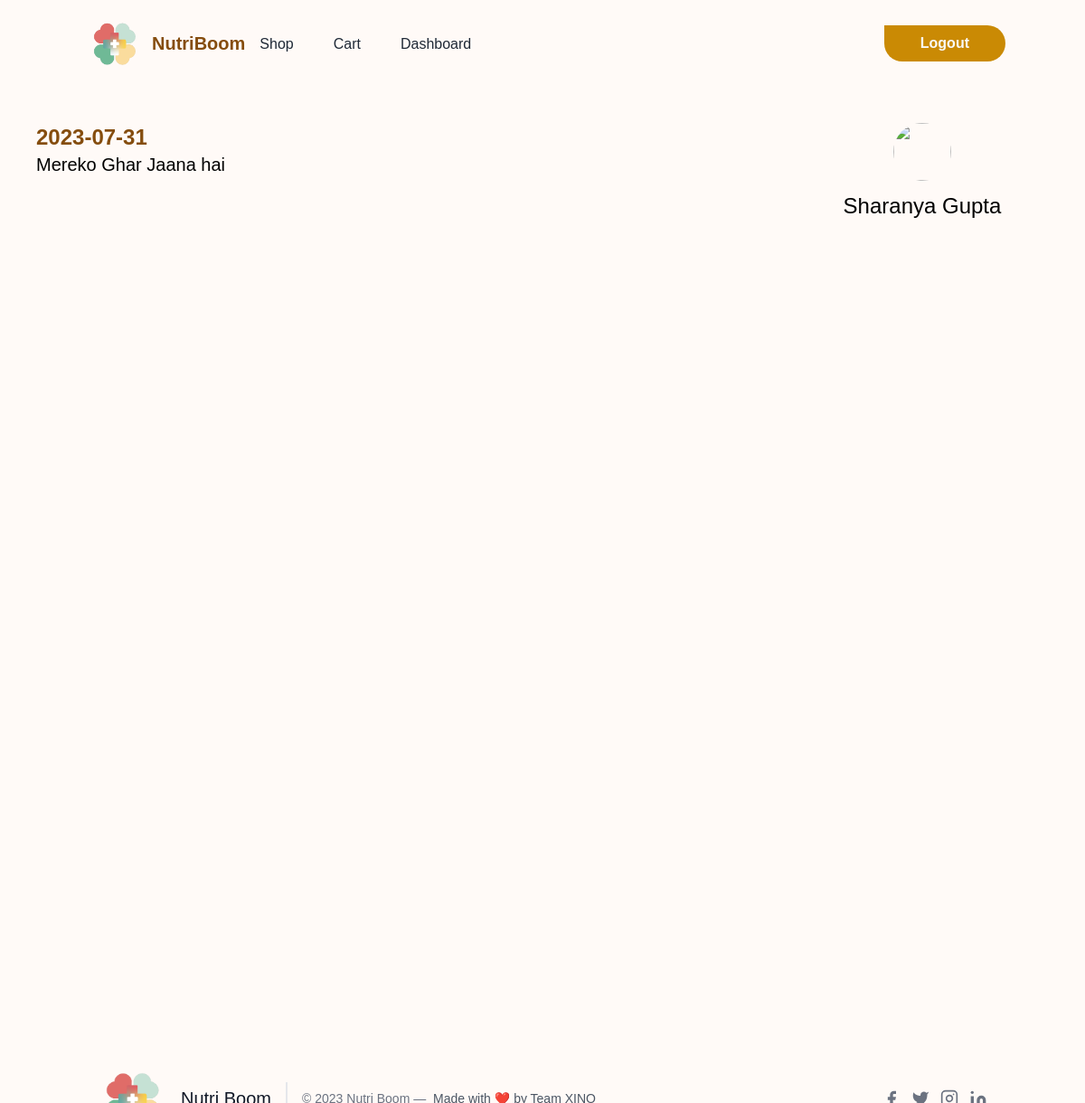
Screenshot of /journal/1 (signed in) with the database file from the repository.
### hack/models.py (models this page shows, shortened)
class Journal(db.Model):
    id = db.Column(db.Integer, primary_key=True)
    user_id = db.Column(db.Integer, db.ForeignKey('user.id'), nullable=False)
    date = db.Column(db.String, default=str(date.today()))
    text = db.Column(db.String)

class User(db.Model,UserMixin):
    id = db.Column(db.Integer,primary_key = True)
    image = db.Column(db.String, default='default.png')
    username = db.Column(db.String, nullable=False)
    email = db.Column(db.String(64),index=True)
    password = db.Column(db.String)
    products = db.relationship('UserProduct', backref='user')
    premium = db.Column(db.Integer, default=0)
    journal = db.Column(db.String, default=str(date.today()- datetime.timedelta(days=1)))
    meditate = db.Column(db.String, default=str(date.today()- datetime.timedelta(days=1)))
    video = db.Column(db.String, default=str(date.today()- datetime.timedelta(days=1)))
    pill = db.Column(db.String, default=str(date.today()- datetime.timedelta(days=1)))

### app.py (the view)
@app.route('/journal/<id>', methods=['GET','POST'])
@login_required
def single(id):
    journal = Journal.query.get(id)
    if journal.user_id != current_user.id:
        abort(403)
    return render_template('journal_single.html' ,journal=journal)

### hack/models.py (called while the page is built)
@login_manager.user_loader
def load_user(user_id):
    return User.query.get(user_id)

### hack/templates/journal_single.html
{% extends 'base.html' %}
{% block content %}
  <div class="h-[80vh] w-screen p-10 flex flex-cols">
    <Div class="w-3/4">
    <div class="text-2xl text-yellow-800 font-bold">{{journal.date}}</div>
    <div class="text-xl font-yellow-600 text-justify"  style="word-wrap: break-word;">{{journal.text}}</div>
  </Div>
  <Div class="w-1/4 ">
    <Div class="flex flex-cols justify-center items-center">
    <div class="grid">
    <div class="flex flex-cols justify-center items-center">
      <img src="https://images.unsplash.com/photo-1633332755192-727a05c4013d?ixlib=rb-4.0.3&ixid=M3wxMjA3fDB8MHxwaG90by1wYWdlfHx8fGVufDB8fHx8fA%3D%3D&auto=format&fit=crop&w=880&q=80"
          class="w-16 rounded-full  h-16"></div>
    <h1 class="text-black text-2xl text-center mt-3">{{current_user.username}}</h1></Div>
  </div>
  </Div>
  </div>
{% endblock content %}

### rows the page displays
Journal: date "2023-07-31", text "Mereko Ghar Jaana hai"
User: username "Sharanya Gupta"
